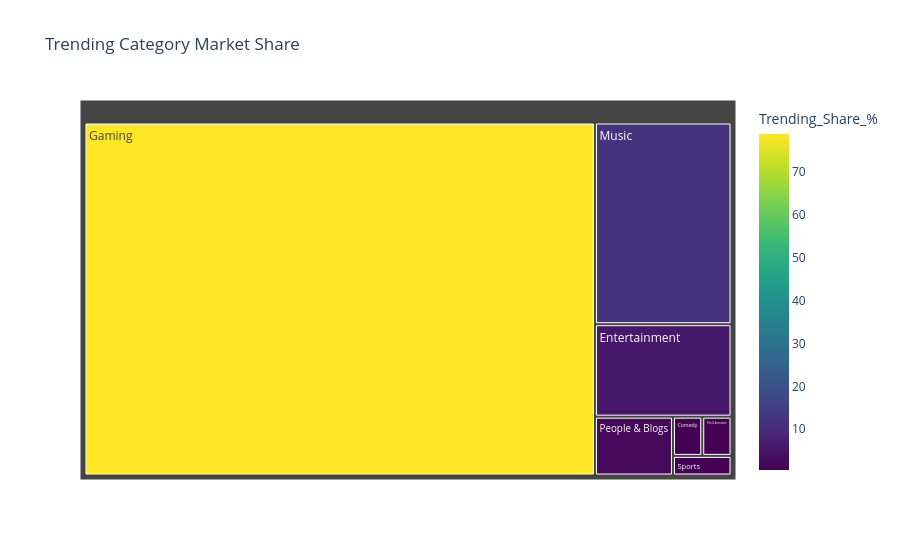

Notebook code for this chart:
### Code cell
fig=px.treemap(

category_frequency,

path=["category_name"],

values="Trending_Videos",

color="Trending_Share_%",

hover_data=[

"Average_Views",

"Average_Engagement"

],

color_continuous_scale="Viridis",

title="Trending Category Market Share"

)

fig.show()

### Figure 1 — Plotly figure (JSON) as saved in the notebook; plotly's stock layout.template omitted (floating-point values rounded to 4 significant figures)
{"data": [{"branchvalues": "total", "customdata": [["398899.06369426753", "0.041308923961755485", 78.89], ["1293831.75", "0.04402090351010735", 12.06], ["289908.0", "0.04545037420260912", 5.53], ["125947.25", "0.045081147676971974", 2.01], ["338216.0", "0.0590480639591267", 0.5], ["13512.0", "0.0180580224985198", 0.5], ["169473.0", "0.0453169531429785", 0.5]], "domain": {"x": [0, 1], "y": [0, 1]}, "hovertemplate": "labels=%{label}<br>Trending_Videos=%{value}<br>parent=%{parent}<br>id=%{id}<br>Average_Views=%{customdata[0]}<br>Average_Engagement=%{customdata[1]}<br>Trending_Share_%=%{color}<extra></extra>", "ids": ["Gaming", "Music", "Entertainment", "People & Blogs", "Comedy", "Film & Animation", "Sports"], "labels": ["Gaming", "Music", "Entertainment", "People & Blogs", "Comedy", "Film & Animation", "Sports"], "marker": {"coloraxis": "coloraxis", "colors": [78.89, 12.06, 5.53, 2.01, 0.5, 0.5, 0.5]}, "name": "", "parents": ["", "", "", "", "", "", ""], "type": "treemap", "values": [157.0, 24.0, 11.0, 4.0, 1.0, 1.0, 1.0]}], "layout": {"coloraxis": {"colorbar": {"title": {"text": "Trending_Share_%"}}, "colorscale": [[0, "#440154"], [0.1111, "#482878"], [0.2222, "#3e4989"], [0.3333, "#31688e"], [0.4444, "#26828e"], [0.5556, "#1f9e89"], [0.6667, "#35b779"], [0.7778, "#6ece58"], [0.8889, "#b5de2b"], [1, "#fde725"]]}, "legend": {"tracegroupgap": 0}, "title": {"text": "Trending Category Market Share"}}}
